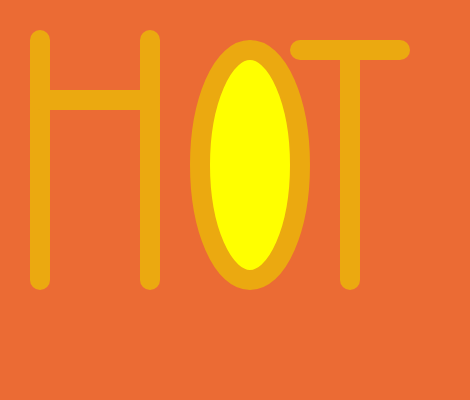
Frame 1 (no input)
Frame 60 (no input): identical to frame 1, image omitted
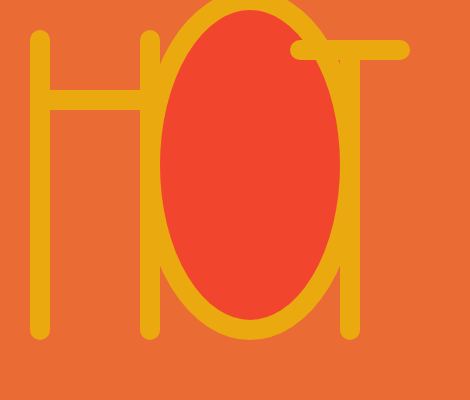
Frame 120 (the mouse pressed at the canvas centre since frame 60)

The p5.js sketch that drew these frames (run headless with seeded random() and noise() and a simulated clock; from frame 60 on, the mouse is pressed at the canvas centre):

// p5.js sketch
// ── sketch.js
function setup() {
  createCanvas(470, 400);
}

function draw() {
  background(235, 107, 52);
 
  stroke(235, 169, 16);
  strokeWeight(20);
 
  // calculate the size of the letters based on the mouse position
  var size = map(mouseX, 0, width, 0, 100);
 
  //  H
  line(40, 40, 40, 280+size); // left vertical line
  line(150, 40, 150, 280+size); // right vertical line
  line(40, 100, 150, 100); // horizontal line
  
  //  O
  if (mouseX < 230) { // if the mouse is to the left of the center of the canvas
    fill(255, 255, 0); // set the fill color to yellow
  } else {
    fill(242, 69, 46); // set the fill color to red
  }
  ellipse(250, 165, 100+size/0.5, 230+size/0.5); // 
fill(255, 255, 0); // set the fill color to yellow
  
  
  //  T
  line(350, 50, 350, 280+size); // vertical line
  line(300, 50, 400, 50); // horizontal line
}
